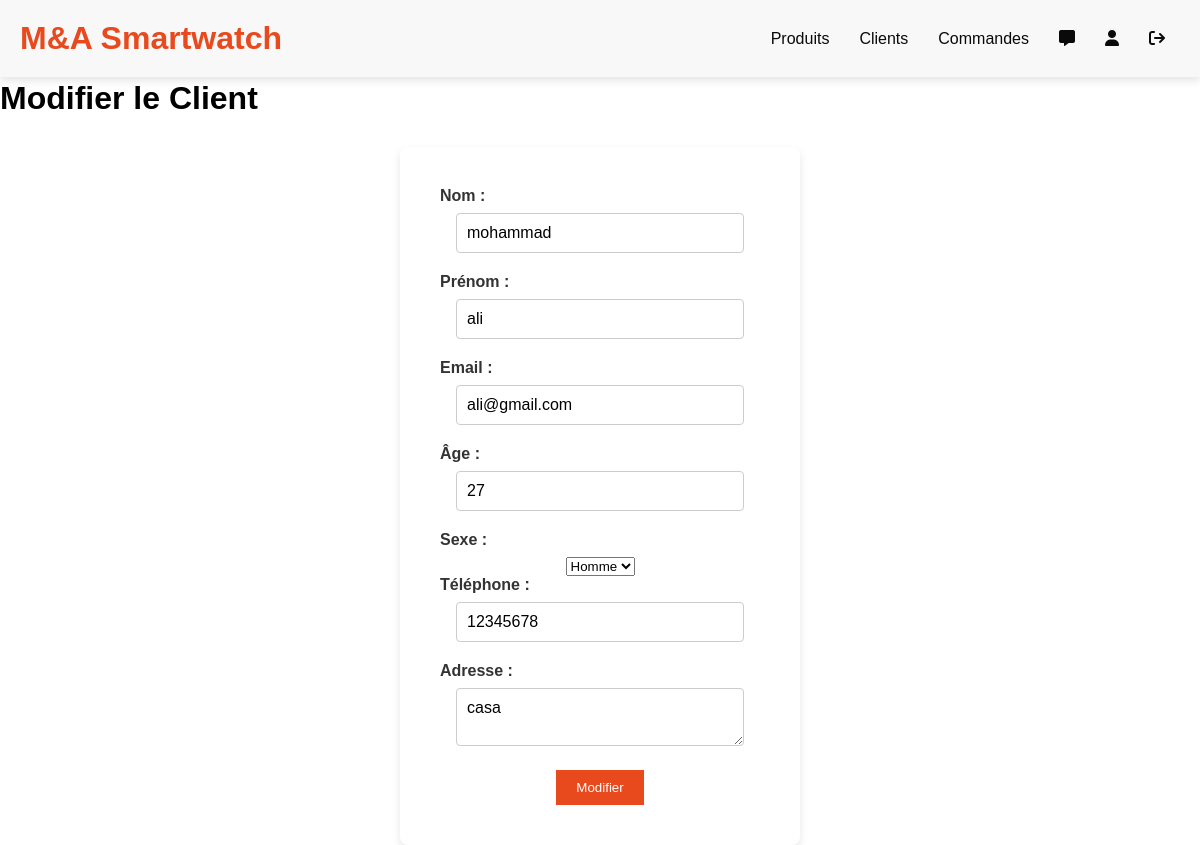
The app's page /admin/modifier_client.php?id=1 (signed in) with its own data.
### tables this page shows
CREATE TABLE IF NOT EXISTS `clients` (
  `id` int NOT NULL AUTO_INCREMENT,
  `nom` varchar(100) DEFAULT NULL,
  `prenom` varchar(100) DEFAULT NULL,
  `email` varchar(100) DEFAULT NULL,
  `password` varchar(255) DEFAULT NULL,
  `age` int DEFAULT NULL,
  `sexe` enum('H','F') NOT NULL,
  `tel` varchar(15) DEFAULT NULL,
  `adresse` text,
  `created_at` timestamp NULL DEFAULT CURRENT_TIMESTAMP,
  PRIMARY KEY (`id`),
  UNIQUE KEY `email` (`email`)
);

### admin/modifier_client.php (the view, shortened to what this page needs)
<?php
require_once '../connect/config.php';
$id = $_GET['id'];
$client = $pdo->prepare('SELECT * FROM clients WHERE id = ?');
$client->execute([$id]);
$client = $client->fetch(PDO::FETCH_ASSOC);
?>
<?php
include ('header.php');
?>
    <h1>Modifier le Client</h1>
    <form action="modifier_client.php?id=<?= $id ?>" method="POST">
        <label for="nom">Nom :</label>
        <input type="text" id="nom" name="nom" value="<?= $client['nom'] ?>" required>
        <label for="prenom">Prénom :</label>
        <input type="text" id="prenom" name="prenom" value="<?= $client['prenom'] ?>" required>
        <label for="email">Email :</label>
        <input type="email" id="email" name="email" value="<?= $client['email'] ?>" required>
        <label for="age">Âge :</label>
        <input type="number" id="age" name="age" value="<?= $client['age'] ?>" required>
        <label for="sexe">Sexe :</label>
        <select id="sexe" name="sexe" required>
            <option value="Homme" <?= $client['sexe'] == 'Homme' ? 'selected' : '' ?>>Homme</option>
        </select>
        <label for="tel">Téléphone :</label>
        <input type="text" id="tel" name="tel" value="<?= $client['tel'] ?>" required>
        <label for="adresse">Adresse :</label>
        <textarea id="adresse" name="adresse" required><?= $client['adresse'] ?></textarea>
        <button type="submit">Modifier</button>
    </form>
</body>
</html>

### css/style.css (style rules this page uses)
* { margin: 0; padding: 0; box-sizing: border-box; font-family: Arial, sans-serif; }
html, body { height: 100%; display: flex; flex-direction: column; }
body { padding-top: 80px; justify-content: space-between; }
button { background-color: #e8491d; color: #ffffff; border: none; padding: 10px 20px; cursor: pointer; transition: background 0.3s ease; }
form { background-color: #fff; padding: 40px; border-radius: 8px; box-shadow: 0 4px 8px rgba(0, 0, 0, 0.1); width: 100%; max-width: 400px; text-align: center; margin: 30px auto; }
form label { display: block; margin-bottom: 8px; font-weight: bold; color: #333; text-align: left; }
form input, form textarea { width: 90%; padding: 10px; margin-bottom: 20px; border: 1px solid #ccc; border-radius: 4px; font-size: 16px; }

### records on screen
clients: nom "mohammad", prenom "ali", email "ali@gmail.com", age "27", tel "12345678", adresse "casa"
